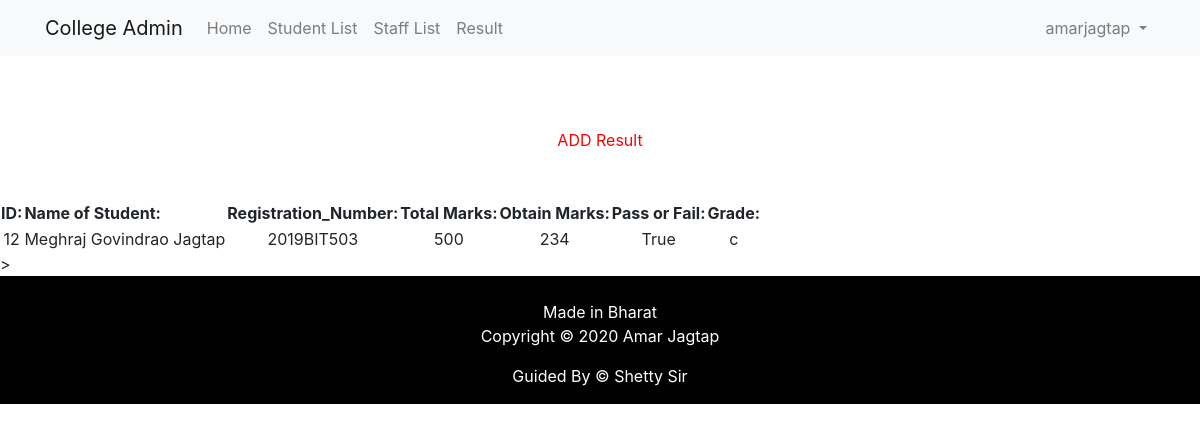
The app's page /show2 (signed in) with its own data.
### accounts/models.py (models this page shows, shortened)
class Result(models.Model):
    stud_id = models.CharField(max_length=20)
    stud_name = models.ForeignKey(Account, on_delete=models.CASCADE, null=True,blank=True)
    stud_reg_no = models.CharField(max_length=20)
    total_marks = models. CharField(max_length=20)
    obtain_marks= models.CharField(max_length=100)
    status = models.BooleanField()
    grade = models.CharField(max_length=6, choices=grade, default='A')

class Account(models.Model):
    user = models.ForeignKey(User, on_delete=models.CASCADE, null=True,blank=True)
    eid = models.CharField(max_length=20)
    name = models.CharField(max_length=100)
    reg_no= models.CharField(max_length=100)
    email = models.EmailField()
    mob = models.CharField(max_length=100)
    gender = models.CharField(choices=GENDER_CATEGORY, max_length=2)
    category = models.CharField(max_length=6, choices=select_category, default='OPEN')
    Class = models.CharField(max_length=6, choices=select_class, default='SY')
    branch =models.CharField(max_length=6, choices=select_branch, default='IT')
    def __str__(self):
        return(self.name)

### accounts/views.py (the view)
# urls.py: path('show2',views.show2),
def show2(request):
    accounts = Result.objects.all()
    return render(request,"showresult.html",{'accounts':accounts})

### accounts/templates/showresult.html (shortened to what this page needs)
<!doctype html>
<html lang="en">
<head>
  <link rel="stylesheet" href="https://stackpath.bootstrapcdn.com/bootstrap/4.1.3/css/bootstrap.min.css">
</head>
<body>
  <nav class="navbar navbar-expand-lg navbar-light bg-light mb-4">
    <div class="container">
      <a class="navbar-brand" href="{% url 'home' %}">College Admin</a>
      <div class="collapse navbar-collapse" id="navbarSupportedContent">
        <ul class="navbar-nav mr-auto">
          <li class="nav-item">
            <a class="nav-link" href="{% url 'home' %}">Home</a>
          </li>
          {% if user.is_authenticated %}
            <li class="nav-item">
              <a class="nav-link" href="show">Student List</a>
            </li>
            <li class="nav-item">
              <a class="nav-link" href="show1">Staff List</a>
            </li>
              <li class="nav-item">
              <a class="nav-link" href="show2">Result</a>
            </li>
          {% endif %}
        </ul>
        {% if user.is_authenticated %}
          <ul class="navbar-nav">
            <li class="nav-item dropdown">
              <a class="nav-link dropdown-toggle" href="#" id="navbarDropdown" role="button" data-toggle="dropdown" aria-haspopup="true" aria-expanded="false">
                {{ user.username }}
              </a>
            </li>
          </ul>
        {% else %}
          <form class="form-inline my-2 my-lg-0">
            <a href="{% url 'login' %}" class="btn btn-outline-secondary">Log in</a>
            <a href="{% url 'signup' %}" class="btn btn-primary ml-2">Sign up</a>
          </form>
        {% endif %}
      </div>
    </div>
  </nav>
<br>
<br>
<center><a href="emp2" style="color:red">ADD Result</a></center>
<br>
<br>
{% load static %}
{% block content %}
<div>
  <table id='mytable1'>
    <thead>
  <tr>
      <th>ID:</th>
       <th>Name of Student:</th>
      <th>Registration_Number:</th>
          <th>Total Marks:</th>
        <th>Obtain Marks:</th>
          <th>Pass or Fail:</th>
       <th>Grade:</th>
  </tr>
  </thead>
  <tbody>
          {% for entry in accounts %}
          <tr>
              <td align="center"> {{ entry.stud_id}} </td>
          <td align="center"> {{ entry.stud_name }} </td>
          <td align="center"> {{ entry.stud_reg_no}} </td>
          <td align="center"> {{ entry.total_marks}} </td>
          <td align="center"> {{ entry.obtain_marks}} </td>
          <td align="center"> {{ entry.status}} </td>
              <td align="center"> {{ entry.grade}} </td>
        </tr>
        {% endfor %}
</tbody>
</table>
{% block js %}
<script src="https://ajax.googleapis.com/ajax/libs/jquery/3.3.1/jquery.min.js"></script>>
<link rel="stylesheet" type="text/css" href="https://cdn.datatables.net/v/dt/jszip-2.5.0/dt-1.10.20/af-2.3.4/b-1.6.1/b-colvis-1.6.1/b-flash-1.6.1/b-html5-1.6.1/b-print-1.6.1/cr-1.5.2/fc-3.3.0/fh-3.1.6/kt-2.5.1/r-2.2.3/rg-1.1.1/rr-1.2.6/sc-2.0.1/sl-1.3.1/datatables.min.css"/>
</div>
{% endblock js %}
{% endblock %}
</body>
</head>
<footer>
<br>
  <div class="container">
    <div class="row">
               <div class="col-md-12 col-sm-12">
                    <div style="color:#ffffff;"class="wow fadeInUp footer-copyright">
                         <p>Made in Bharat <br>
                         Copyright &copy;   2020  Amar Jagtap </p>
                      <p>Guided By &copy;   Shetty Sir</p>
                    </div>
               </div>
    </div>
  </div>
</footer>
</html>

### accounts/templates/showresult.html (style rules this page uses)
footer { padding: 0px 0px 0px 0px; background-color:black; margin:0px; }
p { text-align:center; }

### records on screen
Result: stud_id "12", stud_name "Meghraj Govindrao Jagtap", stud_reg_no "2019BIT503", total_marks "500", obtain_marks "234", status "True", grade "c"

### other values on screen
{{ user.username }} "amarjagtap"
